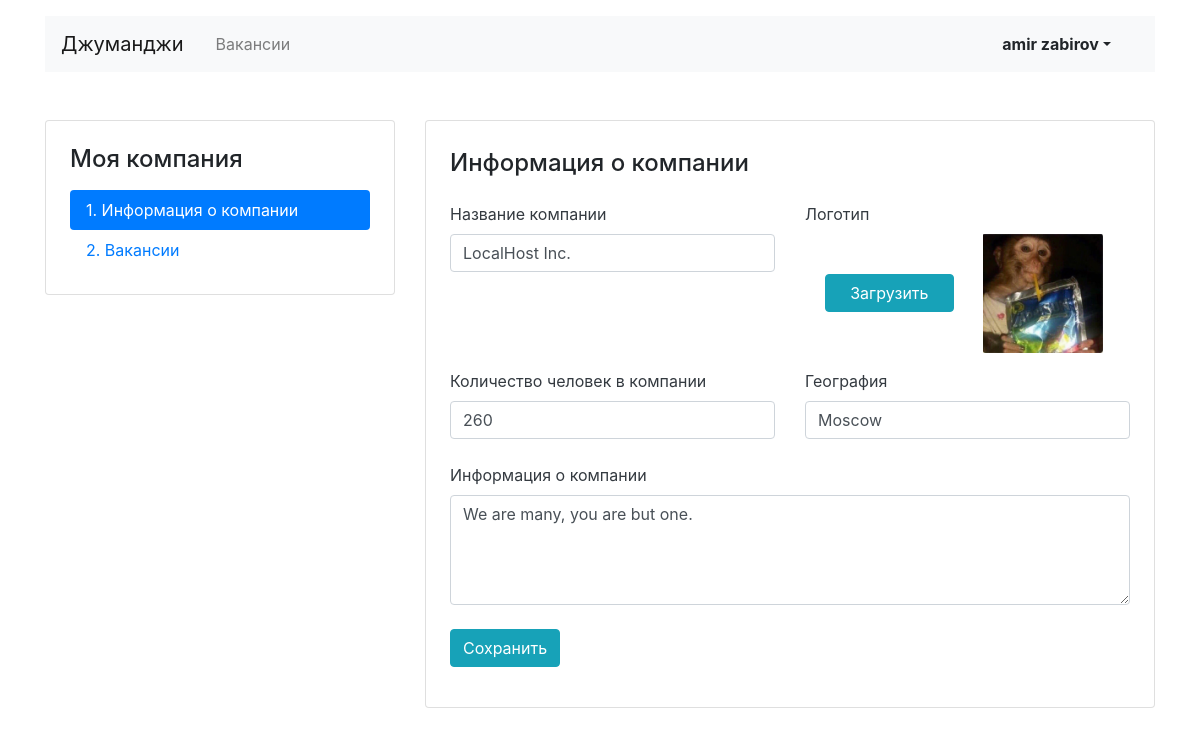
Screenshot of /mycompany/edit/ (signed in) with the database file from the repository.
### job_app/models.py (models this page shows, shortened)
class Company(models.Model):
    name = models.CharField(max_length=120)
    location = models.CharField(max_length=120)
    logo = models.ImageField(
                             upload_to='MEDIA_COMPANY_IMAGE_DIR',
                             height_field='height_field',
                             width_field='width_field',
                             default='100x60.gif',
                             blank=True,
                             )
    height_field = models.PositiveIntegerField(default=60, null=True)
    width_field = models.PositiveIntegerField(default=100, null=True)
    description = models.TextField()
    employee_count = models.IntegerField()
    owner = models.ForeignKey(User, on_delete=models.CASCADE, related_name='user', null=True, blank=True)

### job_app/views.py (the view, shortened to what this page needs)
# urls.py: path('mycompany/edit/', login_required(MyCompanyEdit.as_view()), name='mycompanyedit'),
class MyCompanyEdit(View):
    success_message = "Информация о компании обновлена"
    def get(self, request):
        user = auth.get_user(request)
        company = None
        companyform = CompanyForm()
        if Company.objects.filter(owner_id=user.id):
            company = Company.objects.get(owner_id=user.id)
            companyform = CompanyForm(instance=company)
        return render(request, 'week3/company-edit.html', context={'form': companyform, 'company': company})

### job_app/forms.py
class CompanyForm(forms.ModelForm):
    class Meta:
        model = Company
        fields = ('name', 'logo', 'employee_count', 'location', 'description')
        widgets = {
            'name': forms.TextInput(attrs={'class': 'form-control'}),
            'logo': forms.FileInput(attrs={'class': 'custom-file-input', 'multiple data-min-file-count': '0'}),
            'employee_count': forms.TextInput(attrs={'class': 'form-control'}),
            'location': forms.TextInput(attrs={'class': 'form-control'}),
            'description': forms.Textarea(attrs={'class': 'form-control', 'rows': '4'}),
        }

### job_app/templates/week3/company-edit.html (shortened to what this page needs)
{% extends 'week3/base.html' %}
{% block container %}
    <main class="container mt-3 pb-5">
        <div class="row mt-5">
            <div class="col-12 col-lg-4">
                <aside class="pt-3 pb-4 px-4 mb-5 card">
                    <h1 class="h4 pt-2 pb-2">Моя компания</h1>
                    <div class="nav flex-column nav-pills">
                        <a class="nav-link active" href="#">1. Информация о&nbsp;компании</a>
                        <a class="nav-link" href="{% url 'myvacancies' %}">2. Вакансии</a>
                    </div>
                </aside>
            </div>
            <div class="col-12 col-lg-8">
                <div class="card">
                    <div class="card-body px-4 pb-4">
                        <section class="tab-pane fade show active">
                            <h2 class="h4 pt-2 pb-3">Информация о&nbsp;компании</h2>
                            <form action="{% url 'mycompanyedit' %}" method="post" enctype="multipart/form-data">{% csrf_token %}
                                <div class="row">
                                    <div class="col-12 col-md-6">
                                        <div class="form-group pb-2">
                                            <label class="mb-2 text-dark" for="name">Название компании</label>
                                            {{ form.name }}
                                        </div>
                                    </div>
                                    <div class="col-12 col-md-6">
                                        <div class="form-group">
                                            <label class="mb-2 text-dark" for="logo">Логотип</label>
                                            <div class="row align-items-center">
                                                <div class="col-6" style="position: relative;">
                                                    <div class="input-group-prepend" style="position: absolute; top: 0;right: 15px;">
                                                        <span class="btn btn-info px-4">Загрузить</span>
                                                    </div>
                                                    <div class="custom-file" style="">
                                                    </div>
                                                </div>
                                                {% if company.logo %}
                                                    <div class="col-6">
                                                        <img src="{{ company.logo.url }}" alt="" style="max-width: 120px;height: auto;">
                                                    </div>
                                                {% else %}
                                                    <p></p>
                                                {% endif %}
                                            </div>
                                        </div>
                                    </div>
                                </div>
                                <div class="row">
                                    <div class="col-12 col-md-6">
                                        <div class="form-group pb-2">
                                            <label class="mb-2 text-dark" for="companyTeam">Количество человек в компании</label>
                                            {{ form.employee_count }}
                                        </div>
                                    </div>
                                    <div class="col-12 col-md-6">
                                        <div class="form-group pb-2">
                                            <label class="mb-2 text-dark" for="companyLocation">География</label>
                                            {{ form.location }}
                                        </div>
                                    </div>
                                </div>
                                <div class="form-group pb-2">
                                    <label class="mb-2 text-dark" for="companyInfo">Информация о&nbsp;компании</label>
                                    {{ form.description }}
                                </div>
                                <div class="form-group">
                                    <input type="submit" class="btn btn-info" value="Сохранить">
                                </div>
                            </form>
                        </section>
                    </div>
                </div>
            </div>
        </div>
    </main>
{% endblock %}

### job_app/templates/week3/base.html (shortened to what this page needs)
<!DOCTYPE html>
<html lang="ru">
<head>
  <link rel="stylesheet" href="https://stackpath.bootstrapcdn.com/bootstrap/4.3.1/css/bootstrap.min.css">
</head>
<body>
  <header class="container mt-3">
    <nav class="navbar navbar-expand-lg navbar-light bg-light">
      <a class="navbar-brand mr-4" href="{% url 'main' %}">Джуманджи</a>
      <div class="collapse navbar-collapse justify-content-between" id="navbarNav">
        <ul class="navbar-nav col-10">
          <li class="nav-item">
            <a class="nav-link" href="{% url 'vacancies' %}">Вакансии</a>
          </li>
        </ul>
        <ul class="navbar-nav col-2 justify-content-end">
          <li class="nav-item active">
            {% if request.user.is_authenticated %}
              <button type="button" class="btn dropdown-toggle font-weight-bold" data-toggle="dropdown" aria-haspopup="true" aria-expanded="false">{{ user.first_name }} {{ user.last_name }}</button>
              <div class="dropdown-menu dropdown-menu-right mt-3">
            {% else %}
              <a href="{% url 'login' %}" class="nav-link font-weight-bold">Вход</a>
            {% endif %}</div>
          </li>
        </ul>
      </div>
    </nav>
  </header>
{% block container %}
{% endblock %}
</body>
</html>

### rows the page displays
Company: name "LocalHost Inc.", logo (picture), employee_count "260", location "Moscow", description "We are many, you are but one."

### other values shown
{{ user.first_name }} "amir"
{{ user.last_name }} "zabirov"
